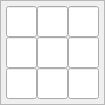
    <widget class="QFrame" name="frame_28">
     <property name="geometry">
      <rect>
       <x>551</x>
       <y>187</y>
       <width>101</width>
       <height>101</height>
      </rect>
     </property>
     <property name="minimumSize">
      <size>
       <width>0</width>
       <height>0</height>
      </size>
     </property>
     <property name="maximumSize">
      <size>
       <width>135</width>
       <height>135</height>
      </size>
     </property>
     <property name="styleSheet">
      <string notr="true"/>
     </property>
     <property name="frameShape">
      <enum>QFrame::StyledPanel</enum>
     </property>
     <property name="frameShadow">
      <enum>QFrame::Raised</enum>
     </property>
     <layout class="QGridLayout" name="gridLayout_28">
      <property name="leftMargin">
       <number>5</number>
      </property>
      <property name="topMargin">
       <number>5</number>
      </property>
      <property name="rightMargin">
       <number>5</number>
      </property>
      <property name="bottomMargin">
       <number>5</number>
      </property>
      <property name="spacing">
       <number>0</number>
      </property>
      <item row="1" column="2">
       <widget class="QLineEdit" name="cell_7_20">
        <property name="enabled">
         <bool>true</bool>
        </property>
        <property name="minimumSize">
         <size>
          <width>31</width>
          <height>31</height>
         </size>
        </property>
        <property name="maximumSize">
         <size>
          <width>31</width>
          <height>31</height>
         </size>
        </property>
        <property name="font">
         <font>
          <pointsize>9</pointsize>
         </font>
        </property>
        <property name="inputMask">
         <string>9</string>
        </property>
        <property name="text">
         <string/>
        </property>
        <property name="alignment">
         <set>Qt::AlignCenter</set>
        </property>
        <property name="readOnly">
         <bool>true</bool>
        </property>
       </widget>
      </item>
      <item row="0" column="2">
       <widget class="QLineEdit" name="cell_6_20">
        <property name="enabled">
         <bool>true</bool>
        </property>
        <property name="minimumSize">
         <size>
          <width>31</width>
          <height>31</height>
         </size>
        </property>
        <property name="maximumSize">
         <size>
          <width>31</width>
          <height>31</height>
         </size>
        </property>
        <property name="font">
         <font>
          <pointsize>9</pointsize>
         </font>
        </property>
        <property name="inputMask">
         <string>9</string>
        </property>
        <property name="text">
         <string/>
        </property>
        <property name="alignment">
         <set>Qt::AlignCenter</set>
        </property>
        <property name="readOnly">
         <bool>true</bool>
        </property>
       </widget>
      </item>
      <item row="1" column="1">
       <widget class="QLineEdit" name="cell_7_19">
        <property name="enabled">
         <bool>true</bool>
        </property>
        <property name="minimumSize">
         <size>
          <width>31</width>
          <height>31</height>
         </size>
        </property>
        <property name="maximumSize">
         <size>
          <width>31</width>
          <height>31</height>
         </size>
        </property>
        <property name="font">
         <font>
          <pointsize>9</pointsize>
         </font>
        </property>
        <property name="inputMask">
         <string>9</string>
        </property>
        <property name="text">
         <string/>
        </property>
        <property name="alignment">
         <set>Qt::AlignCenter</set>
        </property>
        <property name="readOnly">
         <bool>true</bool>
        </property>
       </widget>
      </item>
      <item row="1" column="0">
       <widget class="QLineEdit" name="cell_7_18">
        <property name="enabled">
         <bool>true</bool>
        </property>
        <property name="minimumSize">
         <size>
          <width>31</width>
          <height>31</height>
         </size>
        </property>
        <property name="maximumSize">
         <size>
          <width>31</width>
          <height>31</height>
         </size>
        </property>
        <property name="font">
         <font>
          <pointsize>9</pointsize>
         </font>
        </property>
        <property name="inputMask">
         <string>9</string>
        </property>
        <property name="text">
         <string/>
        </property>
        <property name="alignment">
         <set>Qt::AlignCenter</set>
        </property>
        <property name="readOnly">
         <bool>true</bool>
        </property>
       </widget>
      </item>
      <item row="2" column="1">
       <widget class="QLineEdit" name="cell_8_19">
        <property name="enabled">
         <bool>true</bool>
        </property>
        <property name="minimumSize">
         <size>
          <width>31</width>
          <height>31</height>
         </size>
        </property>
        <property name="maximumSize">
         <size>
          <width>31</width>
          <height>31</height>
         </size>
        </property>
        <property name="font">
         <font>
          <pointsize>9</pointsize>
         </font>
        </property>
        <property name="inputMask">
         <string>9</string>
        </property>
        <property name="text">
         <string/>
        </property>
        <property name="alignment">
         <set>Qt::AlignCenter</set>
        </property>
        <property name="readOnly">
         <bool>true</bool>
        </property>
       </widget>
      </item>
      <item row="2" column="0">
       <widget class="QLineEdit" name="cell_8_18">
        <property name="enabled">
         <bool>true</bool>
        </property>
        <property name="minimumSize">
         <size>
          <width>31</width>
          <height>31</height>
         </size>
        </property>
        <property name="maximumSize">
         <size>
          <width>31</width>
          <height>31</height>
         </size>
        </property>
        <property name="font">
         <font>
          <pointsize>9</pointsize>
         </font>
        </property>
        <property name="inputMask">
         <string>9</string>
        </property>
        <property name="text">
         <string/>
        </property>
        <property name="alignment">
         <set>Qt::AlignCenter</set>
        </property>
        <property name="readOnly">
         <bool>true</bool>
        </property>
       </widget>
      </item>
      <item row="2" column="2">
       <widget class="QLineEdit" name="cell_8_20">
        <property name="enabled">
         <bool>true</bool>
        </property>
        <property name="minimumSize">
         <size>
          <width>31</width>
          <height>31</height>
         </size>
        </property>
        <property name="maximumSize">
         <size>
          <width>31</width>
          <height>31</height>
         </size>
        </property>
        <property name="font">
         <font>
          <pointsize>9</pointsize>
         </font>
        </property>
        <property name="inputMask">
         <string>9</string>
        </property>
        <property name="text">
         <string/>
        </property>
        <property name="alignment">
         <set>Qt::AlignCenter</set>
        </property>
        <property name="readOnly">
         <bool>true</bool>
        </property>
       </widget>
      </item>
      <item row="0" column="1">
       <widget class="QLineEdit" name="cell_6_19">
        <property name="enabled">
         <bool>true</bool>
        </property>
        <property name="minimumSize">
         <size>
          <width>31</width>
          <height>31</height>
         </size>
        </property>
        <property name="maximumSize">
         <size>
          <width>31</width>
          <height>31</height>
         </size>
        </property>
        <property name="font">
         <font>
          <pointsize>9</pointsize>
         </font>
        </property>
        <property name="inputMask">
         <string>9</string>
        </property>
        <property name="text">
         <string/>
        </property>
        <property name="alignment">
         <set>Qt::AlignCenter</set>
        </property>
        <property name="readOnly">
         <bool>true</bool>
        </property>
       </widget>
      </item>
      <item row="0" column="0">
       <widget class="QLineEdit" name="cell_6_18">
        <property name="enabled">
         <bool>true</bool>
        </property>
        <property name="minimumSize">
         <size>
          <width>31</width>
          <height>31</height>
         </size>
        </property>
        <property name="maximumSize">
         <size>
          <width>31</width>
          <height>31</height>
         </size>
        </property>
        <property name="font">
         <font>
          <pointsize>9</pointsize>
         </font>
        </property>
        <property name="inputMask">
         <string>9</string>
        </property>
        <property name="text">
         <string/>
        </property>
        <property name="alignment">
         <set>Qt::AlignCenter</set>
        </property>
        <property name="readOnly">
         <bool>true</bool>
        </property>
       </widget>
      </item>
     </layout>
    </widget>
